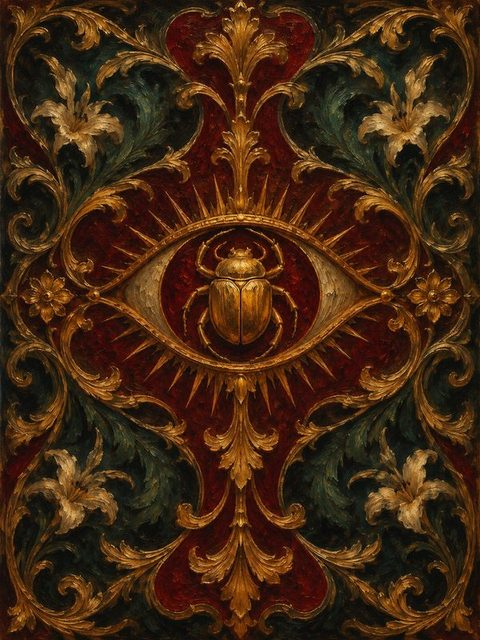
#> input picture art/achterkanten/artefacten.jpg, 480 x 640 px
$ python maak-statuslaag.py ../art/achterkanten/artefacten.jpg ../art/achterkanten/expeditie.jpg
#> lines starting #> are read from the running program, lines starting #| are printed output that depends on the picture
"""Zet een statustextuur om naar een doorzichtige PNG.

Gebruik: python3 -I tools/maak-statuslaag.py <bron.png> art/status/<naam>.png [--wit]

Standaard is de textuur op zuiver zwart geschilderd (licht effect: vuur, gloed, runen).
Zwart wordt doorzichtig: alfa = het helderste kleurkanaal, de kleur wordt daarmee gedeeld.
Met --wit is hij op zuiver wit geschilderd (donker effect: inkt, schaduw). Wit wordt
doorzichtig: alfa = 1 - het donkerste kanaal.
Zo hoeft het spel geen mix-blend-mode te gebruiken; dat werkt niet binnen .statuslagen,
omdat die laag een eigen stapel vormt. Maximaal 512 px, 256 kleuren.
"""
import sys
import numpy as np
from PIL import Image

bron, doel = sys.argv[1], sys.argv[2]
wit = "--wit" in sys.argv[3:]
im = Image.open(bron).convert("RGB")
#> im is the input picture: PIL image 480x640 RGB; mean R, G, B 67.1, 39.3, 18.5
im.thumbnail((512, 512), Image.LANCZOS)
#> im: PIL image 384x512 RGB
a = np.asarray(im).astype(float) / 255
if wit:
    alfa = np.clip(((1 - a.min(axis=2)) - 0.03) / 0.97, 0, 1)  # restje ruis in het wit weg
    kleur = np.where(alfa[..., None] > 0, np.clip((a - (1 - alfa[..., None])) / np.maximum(alfa[..., None], 1e-6), 0, 1), 0)
else:
    alfa = np.clip((a.max(axis=2) - 0.03) / 0.97, 0, 1)  # restje ruis in het zwart weg
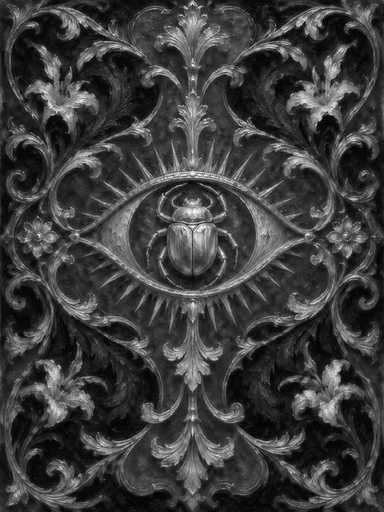
#> alfa: shape (512, 384) float64; min 0, max 1, mean 0.242
    kleur = np.where(alfa[..., None] > 0, np.clip(a / np.maximum(alfa[..., None], 1e-6), 0, 1), 0)
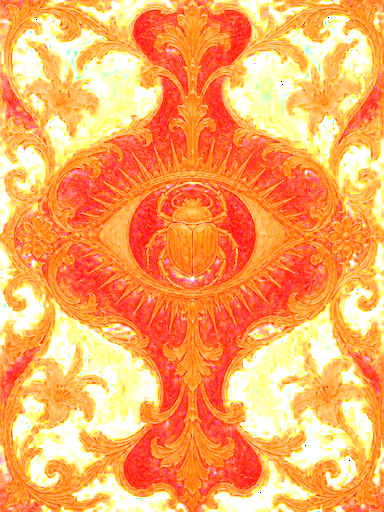
#> kleur: shape (512, 384, 3) float64; mean R, G, B 0.999, 0.662, 0.378
uit = np.dstack([kleur * 255, alfa * 255]).astype(np.uint8)
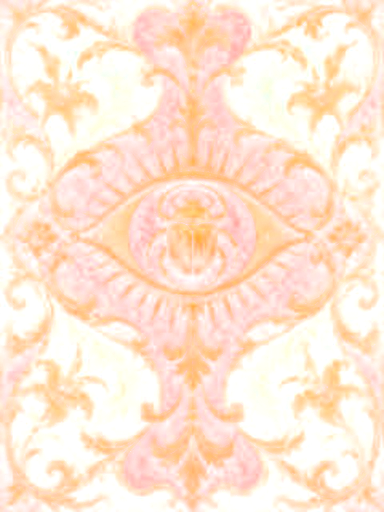
#> uit: shape (512, 384, 4); mean R, G, B, A 254.7, 168.4, 96, 61.1; transparent parts drawn white
Image.fromarray(uit, "RGBA").quantize(colors=256, method=Image.FASTOCTREE).save(doel, optimize=True)
print(f"{doel}: {im.size[0]}x{im.size[1]}")
#| ../art/achterkanten/expeditie.jpg: 384x512

$ run again, on art/achterkanten/kaartspel.jpg
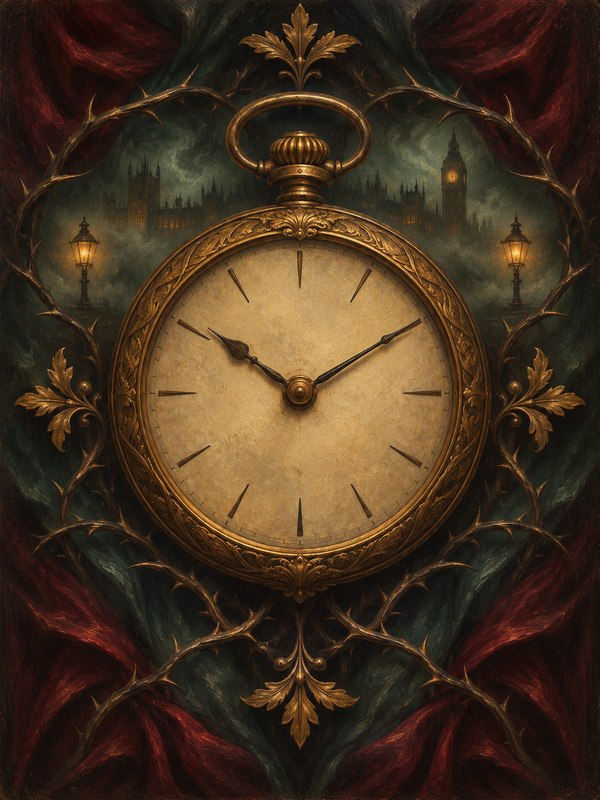
#> input picture art/achterkanten/kaartspel.jpg, 600 x 800 px
#> im is the input picture: PIL image 600x800 RGB; mean R, G, B 67.5, 49.1, 31.6
#> im: PIL image 384x512 RGB
#> `kleur = np.where(alfa[..., None] > 0, np.clip(a / np.maximum(alfa[...,..`:
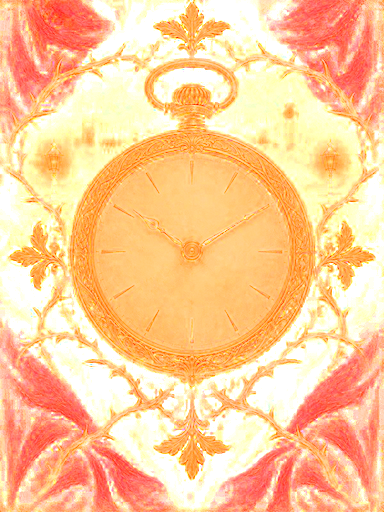
#> kleur: shape (512, 384, 3) float64; mean R, G, B 1, 0.796, 0.592
#> `uit = np.dstack([kleur * 255, alfa * 255]).astype(np.uint8)`:
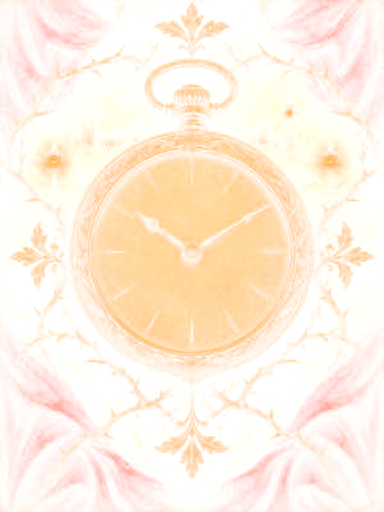
#> uit: shape (512, 384, 4); mean R, G, B, A 255, 202.6, 150.5, 61.5; transparent parts drawn white
#| ../art/achterkanten/kaartspel.jpg: 384x512

$ run again, on art/achterkanten/monster.jpg
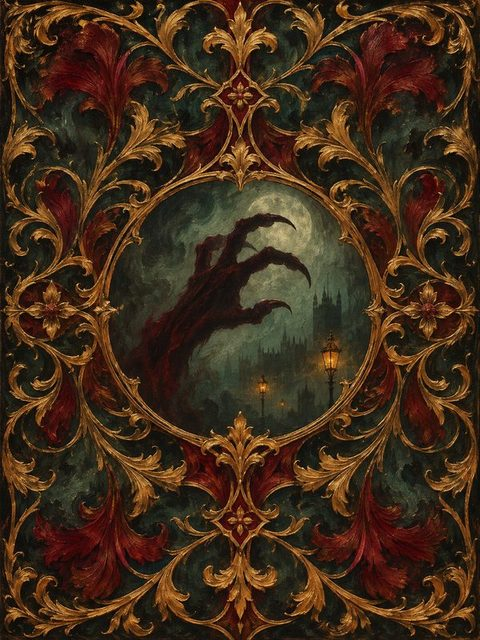
#> input picture art/achterkanten/monster.jpg, 480 x 640 px
#> im is the input picture: PIL image 480x640 RGB; mean R, G, B 66.4, 44.8, 26.3
#> im: PIL image 384x512 RGB
#> `kleur = np.where(alfa[..., None] > 0, np.clip(a / np.maximum(alfa[...,..`:
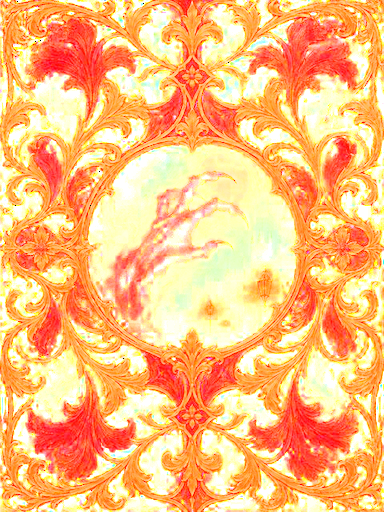
#> kleur: shape (512, 384, 3) float64; mean R, G, B 0.997, 0.742, 0.486
#> `uit = np.dstack([kleur * 255, alfa * 255]).astype(np.uint8)`:
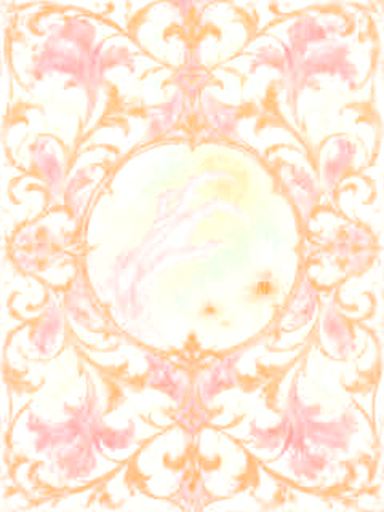
#> uit: shape (512, 384, 4); mean R, G, B, A 254.1, 188.9, 123.4, 60.9; transparent parts drawn white
#| ../art/achterkanten/monster.jpg: 384x512

$ run again, on art/achterkanten/mysterie.jpg
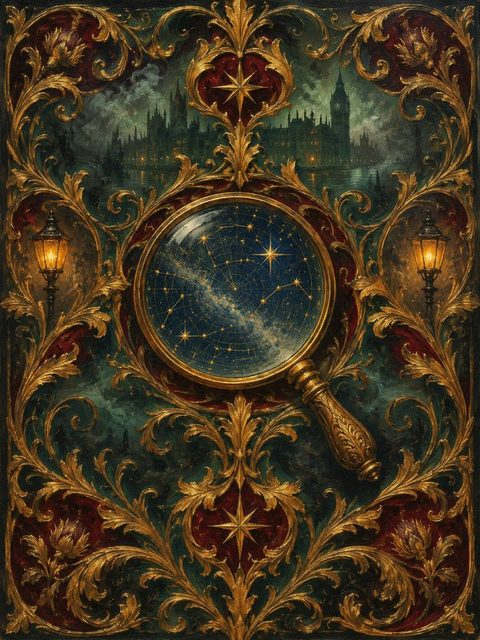
#> input picture art/achterkanten/mysterie.jpg, 480 x 640 px
#> im is the input picture: PIL image 480x640 RGB; mean R, G, B 67.8, 53.1, 31.5
#> im: PIL image 384x512 RGB
#> `kleur = np.where(alfa[..., None] > 0, np.clip(a / np.maximum(alfa[...,..`:
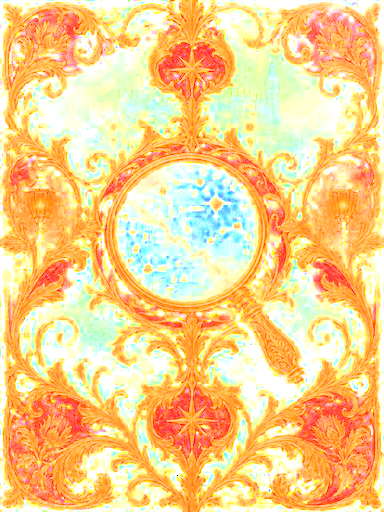
#> kleur: shape (512, 384, 3) float64; mean R, G, B 0.973, 0.819, 0.554
#> `uit = np.dstack([kleur * 255, alfa * 255]).astype(np.uint8)`:
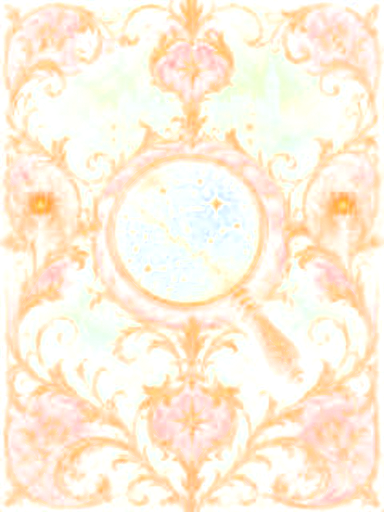
#> uit: shape (512, 384, 4); mean R, G, B, A 247.9, 208.7, 140.8, 64.4; transparent parts drawn white
#| ../art/achterkanten/mysterie.jpg: 384x512
